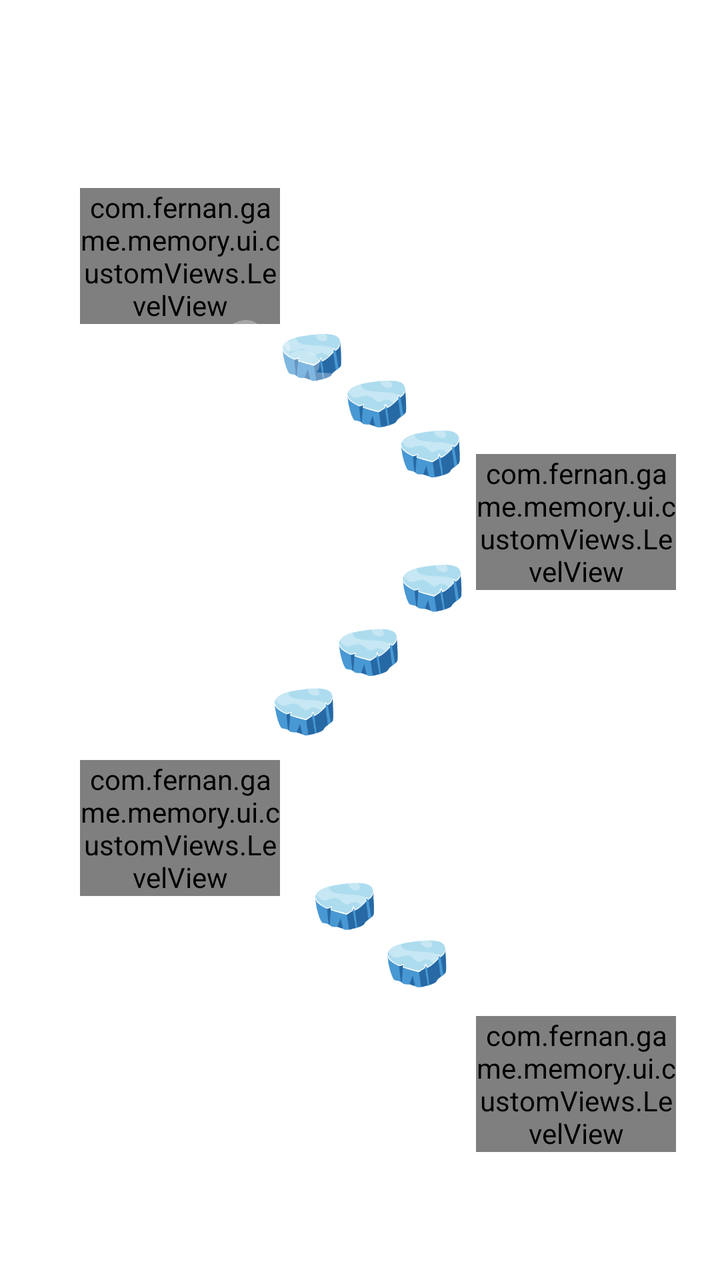
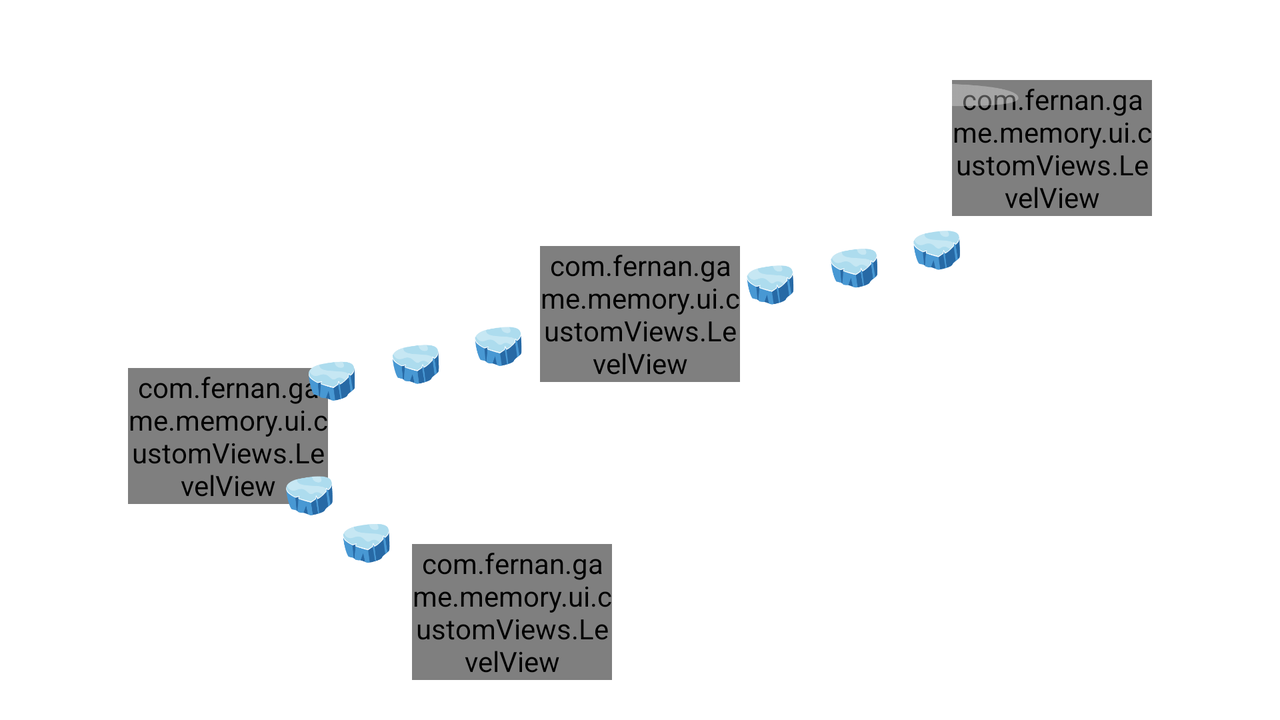

Compare how this app lays out the same screen by default and in its alternative resource folder. The renders come first, then the two layout files and the values they reference.
<!-- AndroidManifest.xml: application theme Theme.FerMemoryGame -->
<!-- res/layout/fragment_levels.xml -->
<?xml version="1.0" encoding="utf-8"?>
<FrameLayout xmlns:android="http://schemas.android.com/apk/res/android"
    xmlns:app="http://schemas.android.com/apk/res-auto"
    xmlns:tools="http://schemas.android.com/tools"
    android:layout_width="match_parent"
    android:layout_height="match_parent"
    tools:context=".ui.fragments.LevelsFragmentListen">



    


    <androidx.constraintlayout.widget.ConstraintLayout

        android:layout_width="match_parent"
        android:layout_height="match_parent"
        android:orientation="vertical">


        <com.fernan.game.memory.ui.customViews.LevelView
            android:id="@+id/level4"
            android:layout_width="100dp"
            android:layout_height="wrap_content"
            app:layout_constraintBottom_toTopOf="@+id/guideline18"
            app:layout_constraintEnd_toStartOf="@+id/guideline20"
            app:layout_constraintStart_toStartOf="@+id/guideline21"
            app:layout_constraintTop_toTopOf="@+id/guideline24" />

        <com.fernan.game.memory.ui.customViews.LevelView
            android:id="@+id/level3"
            android:layout_width="100dp"
            android:layout_height="wrap_content"
            android:layout_marginBottom="25dp"
            app:layout_constraintBottom_toTopOf="@+id/guideline25"
            app:layout_constraintEnd_toEndOf="parent"
            app:layout_constraintStart_toStartOf="@+id/guideline26" />

        <com.fernan.game.memory.ui.customViews.LevelView
            android:id="@+id/level2"
            android:layout_width="100dp"
            android:layout_height="wrap_content"
            app:layout_constraintBottom_toTopOf="@+id/guideline27"
            app:layout_constraintEnd_toStartOf="@+id/guideline20"
            app:layout_constraintStart_toStartOf="@+id/guideline21" />

        <com.fernan.game.memory.ui.customViews.LevelView
            android:id="@+id/level1"
            android:layout_width="100dp"
            android:layout_height="wrap_content"
            app:layout_constraintBottom_toTopOf="@+id/guideline28"
            app:layout_constraintEnd_toEndOf="parent"
            app:layout_constraintStart_toStartOf="@+id/guideline26" />

        <androidx.constraintlayout.widget.Guideline
            android:id="@+id/guideline21"
            android:layout_width="wrap_content"
            android:layout_height="wrap_content"
            android:orientation="vertical"
            app:layout_constraintGuide_percent="0.1" />

        <androidx.constraintlayout.widget.Guideline
            android:id="@+id/guideline20"
            android:layout_width="wrap_content"
            android:layout_height="wrap_content"
            android:orientation="vertical"
            app:layout_constraintGuide_percent="0.4" />

        <androidx.constraintlayout.widget.Guideline
            android:id="@+id/guideline24"
            android:layout_width="wrap_content"
            android:layout_height="wrap_content"
            android:orientation="horizontal"
            app:layout_constraintGuide_percent="0.1" />
        <androidx.constraintlayout.widget.Guideline
            android:id="@+id/guideline18"
            android:layout_width="wrap_content"
            android:layout_height="wrap_content"
            android:orientation="horizontal"
            app:layout_constraintGuide_percent="0.3" />


        <androidx.constraintlayout.widget.Guideline
            android:id="@+id/guideline25"
            android:layout_width="wrap_content"
            android:layout_height="wrap_content"
            android:orientation="horizontal"
            app:layout_constraintGuide_percent="0.5" />

        <androidx.constraintlayout.widget.Guideline
            android:id="@+id/guideline26"
            android:layout_width="wrap_content"
            android:layout_height="wrap_content"
            android:orientation="vertical"
            app:layout_constraintGuide_percent="0.6" />

        <androidx.constraintlayout.widget.Guideline
            android:id="@+id/guideline27"
            android:layout_width="wrap_content"
            android:layout_height="wrap_content"
            android:orientation="horizontal"
            app:layout_constraintGuide_percent="0.7" />

        <androidx.constraintlayout.widget.Guideline
            android:id="@+id/guideline28"
            android:layout_width="wrap_content"
            android:layout_height="wrap_content"
            android:orientation="horizontal"
            app:layout_constraintGuide_percent="0.9" />
    </androidx.constraintlayout.widget.ConstraintLayout>
    <ImageView
        tools:visibility="visible"
        android:layout_width="match_parent"
        android:layout_height="match_parent"
        android:background="@drawable/levels_vertical" />

</FrameLayout>
<!-- resources referenced by this layout -->
<resources>
  <!-- drawable levels_vertical: png bitmap (drawable-xxhdpi, 41134 bytes) -->
  <style name="Theme.FerMemoryGame" parent="Theme.MaterialComponents.DayNight.NoActionBar">
          <item name="android:windowNoTitle">true</item>
          <item name="android:windowFullscreen">true</item>
  
          
          <item name="colorPrimary">@color/purple_500</item>
          <item name="colorPrimaryVariant">@color/purple_700</item>
          <item name="colorOnPrimary">@color/white</item>
          
          <item name="colorSecondary">@color/teal_200</item>
          <item name="colorSecondaryVariant">@color/teal_700</item>
          <item name="colorOnSecondary">@color/black</item>
          
          <item name="android:statusBarColor" tools:targetApi="l">?attr/colorPrimaryVariant</item>
          
      </style>
  <color name="purple_500">#FF6200EE</color>
  <color name="purple_700">#FF3700B3</color>
  <color name="white">#FFFFFFFF</color>
  <color name="teal_200">#FF03DAC5</color>
  <color name="teal_700">#FF018786</color>
  <color name="black">#FF000000</color>
</resources>
<!-- res/layout-land/fragment_levels.xml (the repository's variant of the layout above) -->
<!-- drawn on the phone turned sideways -->
<?xml version="1.0" encoding="utf-8"?>
<FrameLayout xmlns:android="http://schemas.android.com/apk/res/android"
    xmlns:app="http://schemas.android.com/apk/res-auto"
    xmlns:tools="http://schemas.android.com/tools"
    android:layout_width="match_parent"
    android:layout_height="match_parent"
    tools:context=".ui.fragments.LevelsFragmentListen">

    
    <TextView
        android:id="@+id/textView"
        android:layout_gravity="center"
        android:gravity="center"
        android:layout_width="match_parent"
        android:layout_height="match_parent"
        android:text="Levels Hola " />

    <androidx.constraintlayout.widget.ConstraintLayout
        android:layout_width="match_parent"
        android:layout_height="match_parent"
        android:orientation="vertical"
        android:weightSum="4">


        <com.fernan.game.memory.ui.customViews.LevelView
            android:id="@+id/level4"
            android:layout_width="100dp"
            android:layout_height="wrap_content"

            app:layout_constraintBottom_toTopOf="@+id/guideline8"
            app:layout_constraintEnd_toStartOf="@+id/guideline6"/>

        <com.fernan.game.memory.ui.customViews.LevelView
            android:id="@+id/level3"
            android:layout_width="100dp"
            android:layout_marginBottom="25dp"
            android:layout_height="wrap_content"
            app:layout_constraintBottom_toTopOf="@+id/guideline9"
            app:layout_constraintEnd_toStartOf="@+id/guideline7"
            app:layout_constraintStart_toStartOf="@+id/guideline4" />


        <com.fernan.game.memory.ui.customViews.LevelView
            android:id="@+id/level2"
            android:layout_width="100dp"
            android:layout_height="wrap_content"
            app:layout_constraintBottom_toTopOf="@+id/guideline10"
            app:layout_constraintStart_toStartOf="@+id/guideline2" />

        <com.fernan.game.memory.ui.customViews.LevelView
            android:id="@+id/level1"
            android:layout_width="100dp"
            android:layout_height="wrap_content"
            app:layout_constraintBottom_toBottomOf="parent"
            app:layout_constraintEnd_toStartOf="@+id/guideline5"
            app:layout_constraintStart_toStartOf="@+id/guideline3"
            app:layout_constraintTop_toTopOf="@+id/guideline10" />

        <androidx.constraintlayout.widget.Guideline
            android:id="@+id/guideline2"
            android:layout_width="wrap_content"
            android:layout_height="wrap_content"
            android:orientation="vertical"
            app:layout_constraintGuide_percent="0.1" />

        <androidx.constraintlayout.widget.Guideline
            android:id="@+id/guideline3"
            android:layout_width="wrap_content"
            android:layout_height="wrap_content"
            android:orientation="vertical"
            app:layout_constraintGuide_percent="0.3" />

        <androidx.constraintlayout.widget.Guideline
            android:id="@+id/guideline5"
            android:layout_width="wrap_content"
            android:layout_height="wrap_content"
            android:orientation="vertical"
            app:layout_constraintGuide_percent="0.5" />

        <androidx.constraintlayout.widget.Guideline
            android:id="@+id/guideline10"
            android:layout_width="wrap_content"
            android:layout_height="wrap_content"
            android:orientation="horizontal"
            app:layout_constraintGuide_percent="0.7" />

        <androidx.constraintlayout.widget.Guideline
            android:id="@+id/guideline4"
            android:layout_width="wrap_content"
            android:layout_height="wrap_content"
            android:orientation="vertical"
            app:layout_constraintGuide_percent="0.4" />

        <androidx.constraintlayout.widget.Guideline
            android:id="@+id/guideline7"
            android:layout_width="wrap_content"
            android:layout_height="wrap_content"
            android:orientation="vertical"
            app:layout_constraintGuide_percent="0.6" />

        <androidx.constraintlayout.widget.Guideline
            android:id="@+id/guideline8"
            android:layout_width="wrap_content"
            android:layout_height="wrap_content"
            android:orientation="horizontal"
            app:layout_constraintGuide_percent="0.3" />

        <androidx.constraintlayout.widget.Guideline
            android:id="@+id/guideline9"
            android:layout_width="wrap_content"
            android:layout_height="wrap_content"
            android:orientation="horizontal"
            app:layout_constraintGuide_percent="0.6" />

        <androidx.constraintlayout.widget.Guideline
            android:id="@+id/guideline6"
            android:layout_width="wrap_content"
            android:layout_height="wrap_content"
            android:orientation="vertical"
            app:layout_constraintGuide_percent="0.9" />
        <androidx.constraintlayout.widget.Guideline
            android:layout_width="wrap_content"
            android:layout_height="wrap_content"
            android:orientation="horizontal"
            app:layout_constraintGuide_percent="0.4" />

    </androidx.constraintlayout.widget.ConstraintLayout>




    <ImageView
        android:layout_width="match_parent"
        android:layout_height="match_parent"
        android:scaleType="fitXY"
        android:background="@drawable/levels_horizontal"/>

</FrameLayout>
<!-- resources referenced by the variant -->
<!-- as the phone turned sideways resolves them -->
<resources>
  <!-- drawable levels_horizontal: png bitmap (drawable-xxhdpi, 43326 bytes) -->
  <style name="Theme.FerMemoryGame" parent="Theme.MaterialComponents.DayNight.NoActionBar">
          <item name="android:windowNoTitle">true</item>
          <item name="android:windowFullscreen">true</item>
  
          
          <item name="colorPrimary">@color/purple_500</item>
          <item name="colorPrimaryVariant">@color/purple_700</item>
          <item name="colorOnPrimary">@color/white</item>
          
          <item name="colorSecondary">@color/teal_200</item>
          <item name="colorSecondaryVariant">@color/teal_700</item>
          <item name="colorOnSecondary">@color/black</item>
          
          <item name="android:statusBarColor" tools:targetApi="l">?attr/colorPrimaryVariant</item>
          
      </style>
  <color name="purple_500">#FF6200EE</color>
  <color name="purple_700">#FF3700B3</color>
  <color name="white">#FFFFFFFF</color>
  <color name="teal_200">#FF03DAC5</color>
  <color name="teal_700">#FF018786</color>
  <color name="black">#FF000000</color>
</resources>
